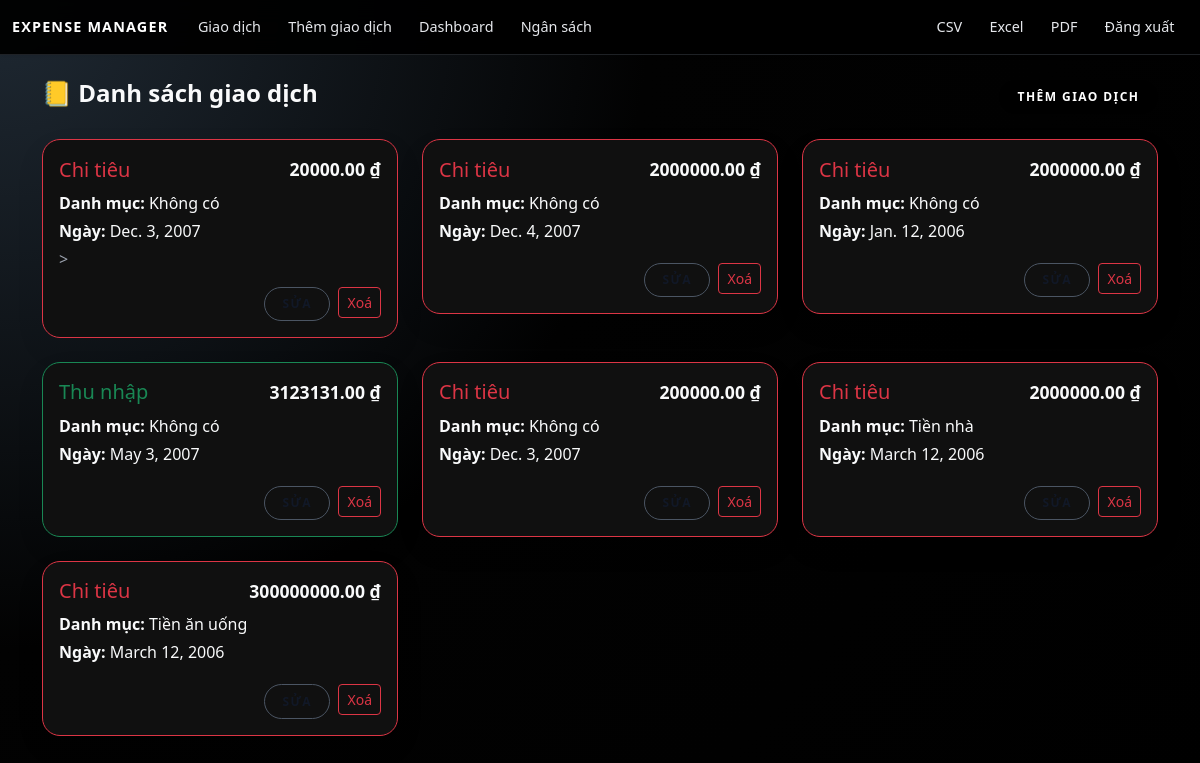
/transactions/ (signed in), run on the app's committed database.
### expenses/models.py (models this page shows, shortened)
class Transaction(models.Model):
    TYPE_CHOICES = (
        ('income', 'Thu nhập'),
        ('expense', 'Chi tiêu'),
    )
    user = models.ForeignKey(User, on_delete=models.CASCADE)   # mỗi user có nhiều giao dịch
    amount = models.DecimalField(max_digits=12, decimal_places=2)  # số tiền
    category = models.ForeignKey(Category, on_delete=models.SET_NULL, null=True, blank=True)
    type = models.CharField(max_length=10, choices=TYPE_CHOICES)   # income / expense
    date = models.DateField()   # ngày giao dịch
    note = models.TextField(blank=True)   # ghi chú

class Category(models.Model):
    name = models.CharField(max_length=100)
    def __str__(self):
        return self.name

### expenses/views.py (the view)
# urls.py: path('transactions/', transaction_list, name="transaction_list"),
@login_required
def transaction_list(request):
    transactions = Transaction.objects.filter(user=request.user)
    return render(request, "expenses/transaction_list.html", {"transactions": transactions})

### expenses/templates/expenses/transaction_list.html (shortened to what this page needs)
{% extends "expenses/base.html" %}
{% block content %}
<div class="exp-list-header">
  <h2 class="exp-list-title">📒 Danh sách giao dịch</h2>
  <a href="{% url 'transaction_create' %}" class="btn btn-dark">
     Thêm giao dịch
  </a>
</div>
<div class="row">
  {% for t in transactions %}
  <div class="col-md-4 mb-4">
    <div class="exp-transaction-card card p-3 {% if t.type == 'income' %}border-success{% else %}border-danger{% endif %}">
      <div class="d-flex justify-content-between align-items-center mb-2">
        <h5 class="mb-0 {% if t.type == 'income' %}text-success{% else %}text-danger{% endif %}">
          {{ t.get_type_display }}
        </h5>
        <span class="exp-amount">{{ t.amount }} ₫</span>
      </div>
      <p class="mb-1">
        <b>Danh mục:</b> {{ t.category|default:"Không có" }}
      </p>
      <p class="mb-1">
        <b>Ngày:</b> {{ t.date }}
      </p>
      <p class="text-muted mb-2">
        {{ t.note }}
      </p>
      <div class="d-flex justify-content-end gap-2 mt-2">
        <a href="{% url 'transaction_edit' t.id %}" class="btn btn-sm btn-outline-dark">
        </a>
        <form method="post"
              action="{% url 'transaction_delete' t.id %}"
              onsubmit="return confirm('Bạn có chắc chắn muốn xoá giao dịch này?');">
          <button type="submit" class="btn btn-sm btn-outline-danger">
             Xoá
          </button>
        </form>
      </div>
    </div>
  </div>
  {% empty %}
  <p class="text-muted">Chưa có giao dịch nào.</p>
  {% endfor %}
</div>
{% endblock %}

### expenses/templates/expenses/base.html (style rules this page uses)
:root { --exp-bg: #050505; --exp-bg-soft: #101010; --exp-border: #262626; --exp-text: #f9fafb; --exp-text-muted: #9ca3af; --exp-black: #000000; }
* { box-sizing: border-box; }
body { margin: 0; min-height: 100vh; background: radial-gradient(circle at top left, #1f2933 0, #020202 45%, #000000 100%); color: var(--exp-text); font-family: system-ui, -apple-system, BlinkMacSystemFont, "Segoe UI", sans-serif; }
.card { border-radius: 18px; border: 1px solid var(--exp-border); background-color: var(--exp-bg-soft); box-shadow: 0 18px 40px rgba(0, 0, 0, 0.9), 0 0 0 1px rgba(255, 255, 255, 0.01); color: var(--exp-text); }
.btn-dark, .btn-outline-dark, .btn-primary { border-radius: 999px; text-transform: uppercase; letter-spacing: 0.12em; font-size: 0.8rem; font-weight: 600; padding: 0.55rem 1.4rem; transition: background-color 0.18s ease-out, color 0.18s ease-out, border-color 0.18s ease-out, transform 0.18s ease-out, box-shadow 0.18s ease-out; }
.btn-dark, .btn-primary { background-color: #111827; border-color: #111827; color: #ffffff; }
.btn-outline-dark { background-color: #f9fafb; border-color: #111827; color: #111827; }
.text-muted { color: var(--exp-text-muted) !important; }

### expenses/templates/expenses/transaction_list.html (style rules this page uses)
.exp-list-header { display: flex; justify-content: space-between; align-items: center; margin-bottom: 1.5rem; }
.exp-list-title { font-size: 1.5rem; font-weight: 600; }
.exp-transaction-card { border-radius: 18px; border: 1px solid #e5e7eb; box-shadow: 0 12px 32px rgba(0, 0, 0, 0.06); transition: transform 0.18s ease-out, box-shadow 0.18s ease-out, border-color 0.18s ease-out, background-color 0.18s ease-out; }
.exp-amount { font-size: 1.1rem; font-weight: 700; }
.btn-dark, .btn-outline-dark { border-radius: 999px; text-transform: uppercase; letter-spacing: 0.12em; font-size: 0.75rem; font-weight: 600; padding: 0.45rem 1.1rem; transition: background-color 0.18s ease-out, color 0.18s ease-out, border-color 0.18s ease-out, transform 0.18s ease-out, box-shadow 0.18s ease-out; }
.btn-dark { background-color: #000000; border-color: #000000; color: #ffffff; }
.btn-outline-dark { background-color: transparent; border-color: #4b5563; color: #111827; }

### data on the page
Transaction: type "Chi tiêu", amount "20000.00", category "Không có", date "Dec. 3, 2007", note ">"
Transaction: type "Chi tiêu", amount "2000000.00", category "Không có", date "Dec. 4, 2007"
Transaction: type "Chi tiêu", amount "2000000.00", category "Không có", date "Jan. 12, 2006"
Transaction: type "Thu nhập", amount "3123131.00", category "Không có", date "May 3, 2007"
Transaction: type "Chi tiêu", amount "200000.00", category "Không có", date "Dec. 3, 2007"
Transaction: type "Chi tiêu", amount "2000000.00", category "Tiền nhà", date "March 12, 2006"
Transaction: type "Chi tiêu", amount "300000000.00", category "Tiền ăn uống", date "March 12, 2006"
